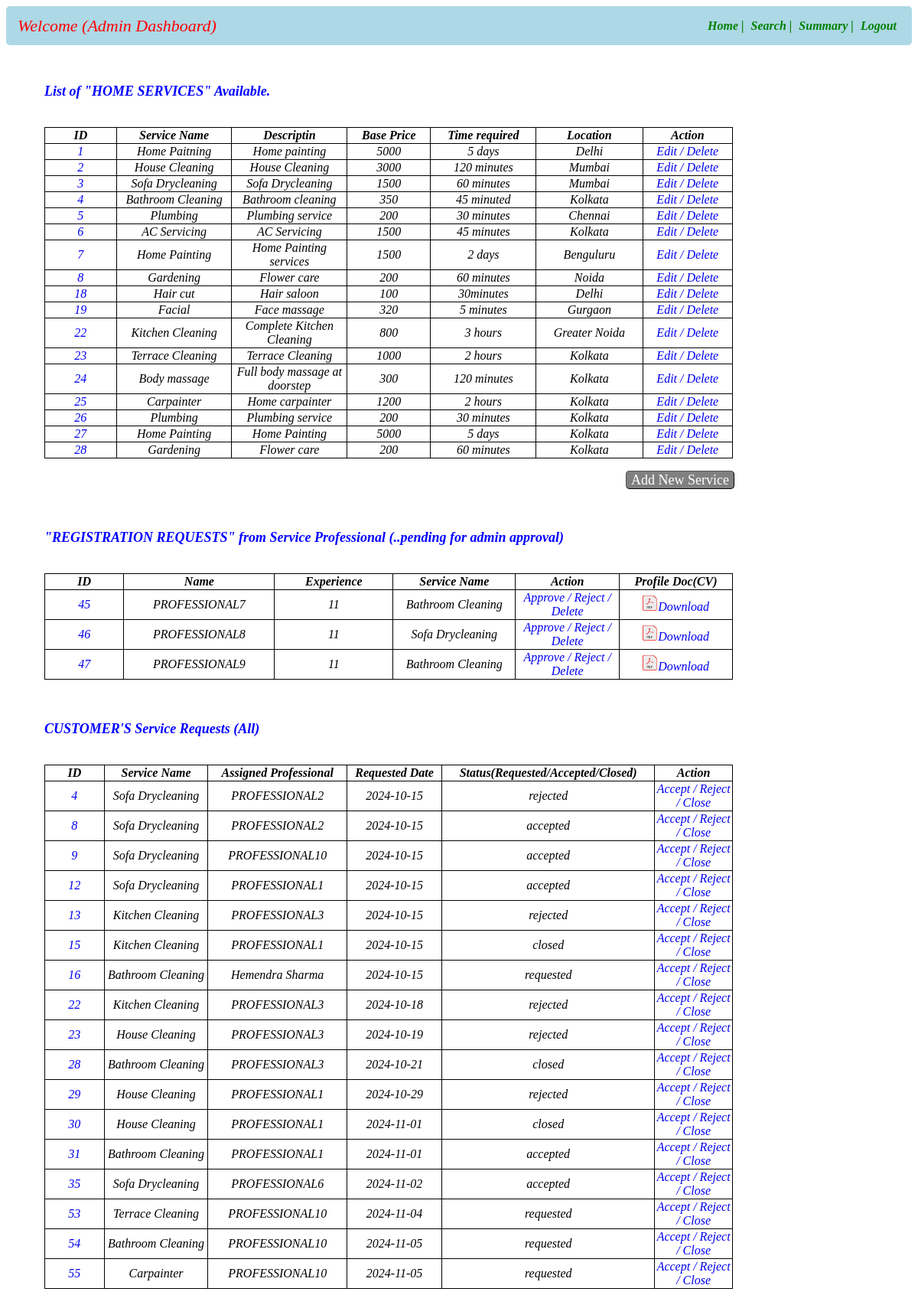
The page /admindashboard on the database as committed earlier.
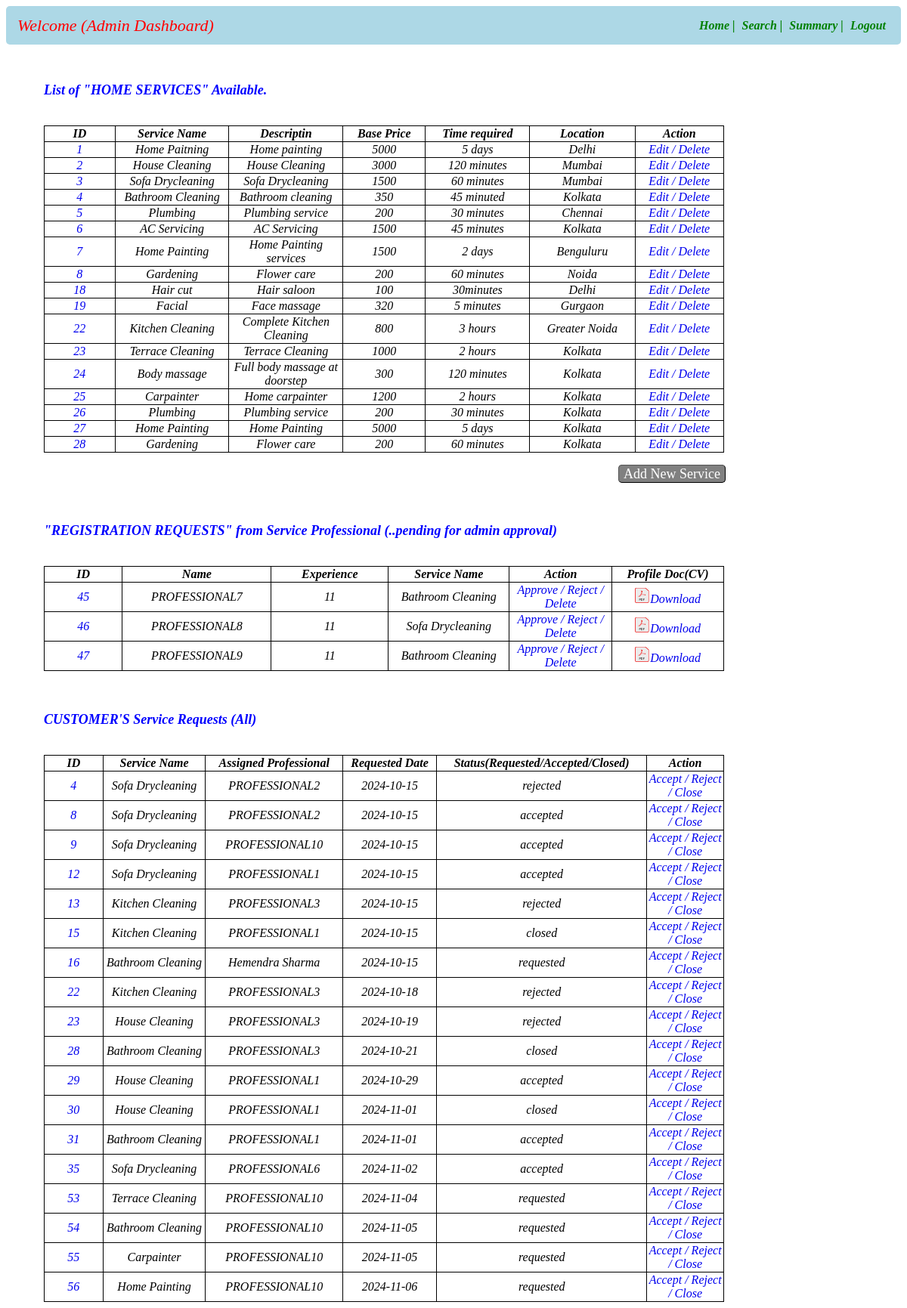
The same page on the database as committed later.
### app.py (models this page shows)
class Service_Info(db.Model):
    __tablename__="service_info"
    id=db.Column(db.Integer,primary_key=True)
    servicename=db.Column(db.String,nullable=False)
    description=db.Column(db.String,nullable=False)
    baseprice=db.Column(db.Integer,nullable=False)
    time_required=db.Column(db.String,nullable=False)
    service_type=db.Column(db.String,nullable=False)
    city=db.Column(db.String,nullable=False)

class User_Info(db.Model):
    __tablename__="user_info"
    id=db.Column(db.Integer,primary_key=True)
    email=db.Column(db.String,nullable=False)
    full_name=db.Column(db.String,nullable=False)
    user_name=db.Column(db.String,unique=True,nullable=False)
    service_name=db.Column(db.String,nullable=False)
    experience=db.Column(db.Integer,nullable=False)
    pwd=db.Column(db.String,nullable=False)
    add=db.Column(db.String,nullable=True)
    pincode=db.Column(db.String,nullable=False)
    role=db.Column(db.Integer,nullable=False,default=1)
    status=db.Column(db.String,unique=True)
    location=db.Column(db.String,nullable=False)
    reviews=db.Column(db.String,nullable=False)
    phone_number=db.Column(db.Integer,nullable=False)

class Customer_Service_Request(db.Model):
    __tablename__="customer_service_request"
    id=db.Column(db.Integer,primary_key=True)
    service_id=db.Column(db.Integer,db.ForeignKey(Service_Info.id),nullable=False)
    customer_id=db.Column(db.Integer,db.ForeignKey(User_Info.id),nullable=False)
    professional_id=db.Column(db.Integer,db.ForeignKey(User_Info.id),nullable=False)
    date_of_request=db.Column(db.String,nullable=False)
    date_of_completion=db.Column(db.String,nullable=False)
    service_status=db.Column(db.String,nullable=False)
    remarks=db.Column(db.String)
    location=db.Column(db.String,nullable=False)
    ratings=db.Column(db.String,nullable=False)

### app.py (the view)
@app.route("/admindashboard")
def admin_dashboard():
    crole=1
    prole=2
    status="requested"
    servname=Service_Info.query.all()
    professional=User_Info.query.filter_by(role=prole,status=status)
    user=User_Info.query.all()
    customerservicerequests=Customer_Service_Request.query.all()
    return render_template("admin_dashboard.html",servicename=servname,professional=professional,cservice=customerservicerequests,user=user)

### templates/admin_dashboard.html (shortened to what this page needs)
<!DOCTYPE html>
<html lang="en">
<head>
</head>
<body>
    <div id="header">
        <nav class="navbar">
            <div class="navdiv">
                <div class="logo">Welcome {{admin_name}} (Admin Dashboard)</div>
                <ul>
                    <li><a href="/admindashboard">Home |</a></li>
                    <li><a href="/adminsearch">Search |</a></li>
                    <li><a href="/adminsummary">Summary |</a></li>
                    <li><a href="/login">Logout</a></li>
                </ul>
            </div>
        </nav>
    </div>
    <div id="main">
        <div id="service"><h3>List of "HOME SERVICES" Available.</h3></div>
        <br>
        <table id = "service-table">
            <thead id="th">
                <tr>
                    <th>ID</th>
                    <th>Service Name</th>
                    <th>Descriptin</th>
                    <th>Base Price</th>
                    <th>Time required</th>
                    <th>Location</th>
                    <th>Action</th>
                </tr>
            </thead>
            <tbody id="td">
                {% for entry in servicename %}
                <tr>
                    <td><a href="/viewservice/{{entry.id}}">{{entry["id"]}}</a></td>
                    <td>{{entry["servicename"]}}</td>
                    <td>{{entry["description"]}}</td>
                    <td>{{entry["baseprice"]}}</td>
                    <td>{{entry["time_required"]}}</td>
                    <td>{{entry["city"]}}</td>
                    <td>
                        <a href="/viewservice/{{entry.id}}/edit" type="button">Edit /</a>
                        <a href="/viewservice/{{entry.id}}/delete" type="button">Delete</a>
                    </td>
                </tr>
                {% endfor %}
          </table>
          <br>
          <div id="nservice">
            <a  id ="anchor1" class="button" href="/addservice">Add New Service</a>
          </div>
          <br><br>
          <div id="professional"><h3>"REGISTRATION REQUESTS" from Service Professional
            (..pending for admin approval)</h3> </div>
          <br>
          <table id = "professionals-table">
            <thead id="th">
                <tr>
                    <th>ID</th>
                    <th>Name</th>
                    <th>Experience</th>
                    <th>Service Name</th>
                    <th>Action</th>
                    <th>Profile Doc(CV)</th>
                </tr>
            </thead>
            <tbody id="td">
                {% for entry in professional %}
                <tr>
                    <td><a href="/viewprofessional/{{entry.id}}">{{entry["id"]}}</a></td>
                    <td>{{entry["full_name"]}}</td>
                    <td>{{entry["experience"]}}</td>
                    <td>{{entry["service_name"]}}</td>
                    <td>
                        <a href="/viewprofessional/{{entry.id}}/approve" type="button">Approve /</a>
                        <a href="/viewprofessional/{{entry.id}}/reject" type="button">Reject /</a>
                        <a href="/viewprofessional/{{entry.id}}/delete" type="button">Delete</a>
                    </td>
                    <td><a href="\MADI Project\cv.pdf" download="cv.pdf"><img src="/static/images/pdficon.PNG" alt="Image-5" height="20px" width="20px">Download</a></td>
                </tr>
                {% endfor %}
          </table>
          <br><br>
          <div id="servicerequest"><h3>CUSTOMER'S Service Requests (All)</h3></div>
          <br>
          <table id = "servicerequests-table">
            <thead id="th">
                <tr>
                    <th>ID</th>
                    <th>Service Name</th>
                    <th>Assigned Professional</th>
                    <th>Requested Date</th>
                    <th>Status(Requested/Accepted/Closed)</th>
                    <th>Action</th>
                </tr>
            </thead>
            <tbody id="td">
                {% for entry in cservice %}
                    {% for usr in user %}
                        {% if entry.professional_id==usr.id %}
                            {% for servname in servicename %}
                                {% if entry.service_id==servname.id%}
                                    <tr>
                                        <td><a href="/viewcustomerservicerequests/{{entry.id}}">{{entry["id"]}}</a></td>
                                        <td>{{servname["servicename"]}}</td>
                                        <td>{{usr["full_name"]}}</td>
                                        <td>{{entry["date_of_request"]}}</td>
                                        <td>{{entry["service_status"]}}</td>
                                        <td>
                                            <a href="/viewcustomerservicerequests/{{entry.id}}/accept">Accept /</a>
                                            <a href="/viewcustomerservicerequests/{{entry.id}}/reject">Reject /</a>
                                            <a href="/viewcustomerservicerequests/{{entry.id}}/close">Close</a>
                                        </td>
                                    </tr>
                                {% endif %}
                            {% endfor %}
                        {% endif %}
                    {% endfor %}
                {% endfor %}
          </table>
    </div>
</body>
</html>

### templates/admin_dashboard.html (style rules this page uses)
* { text-decoration: none; }
.navbar { background-color: lightblue; padding-right: 15px; padding-left: 15px; border-radius: 5px; }
ul li { vertical-align: middle; }
.navdiv { display:flex; align-items: center; justify-content: space-between; }
.logo { font-size: 22px; color: red; font-style: italic; }
li { list-style: none; display: inline; }
li a { color: green; font-size: 16px; font-style: italic; margin-right: 5px; font-weight: bold; }
#anchor1 { border:1px font-size: 22px; font-style:bold italic; text-align: center; margin-left: 810px; color: white; }
table ,th, td { text-align: center; font-style: italic; width:900px; margin-left: 50px; border-radius: 10px; border-color: blue; border: 1px solid black; border-collapse: collapse ; }
#service { margin-left: 50px; margin-top: 50px; font-style: italic; font-size: 20px; color: blue; }
#professional { margin-left: 50px; font-style: italic; font-size: 20px; color: blue; }
#servicerequest { margin-left: 50px; font-style: italic; font-size: 20px; color: blue; }
a.button { padding: 1px 6px; border: 1px outset buttonborder; border-radius: 5px; color: black; background-color: gray; text-decoration: none; font-size:18px }
h3 { font-size:18px; }

Rows that differ between the two databases and show on the page:
changed Customer_Service_Request id 29: service_status "rejected" → "accepted"
added Customer_Service_Request: id "56", date_of_request "2024-11-06", service_status "requested", Service_Info (servicename "Home Painting", {{ usr["full_name"] }} "PROFESSIONAL10")
